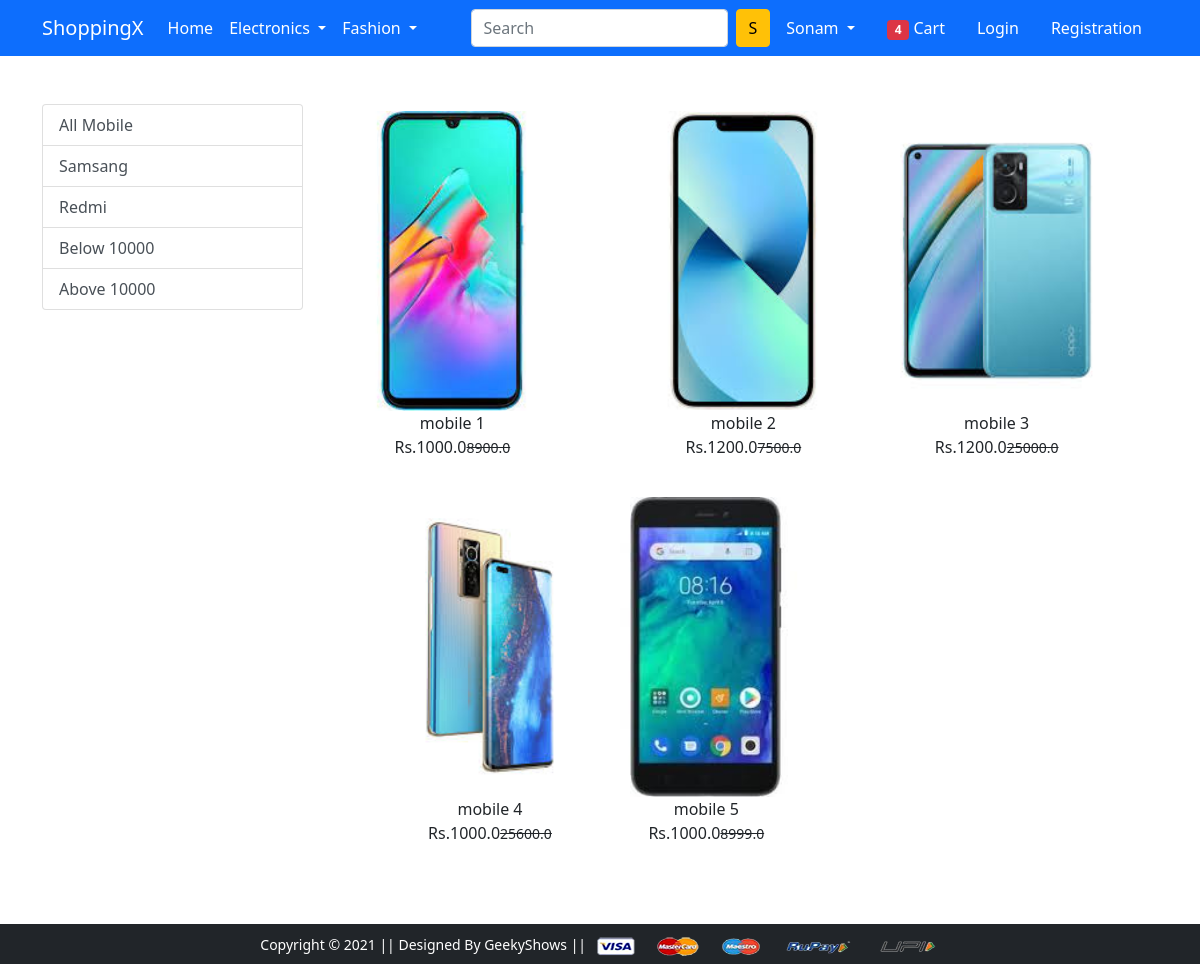
/mobile/, run on the app's committed database.
### app/models.py (models this page shows, shortened)
class Product(models.Model):
    title=models.CharField(_("title"), max_length=150)
    selling_price=models.FloatField()
    discount_price=models.FloatField()
    discription=models.TextField(_("discription"))
    brand=models.CharField(_("brand"),max_length=255)
    categary=models.CharField(_("categary"),choices=categary_choices,max_length=2)
    product_image=models.ImageField(_("product_image"), upload_to='producting')

### app/views.py (the view)
# urls.py: path('mobile/', views.mobile, name='mobile'),
def mobile(request,data=None):
    if data==None:
        mobile=Product.objects.filter(categary="M")
    elif data=='samsang' or data=='redmi':
        mobile=Product.objects.filter(categary="M").filter(brand=data)
    elif data=='below':
        mobile=Product.objects.filter(categary="M").filter(selling_price__lt='10000')
    elif data =='above':
        mobile=Product.objects.filter(categary="M").filter(selling_price__gte='10000')
    return render(request, 'app/mobile.html', {'mobile':mobile})

### app/templates/app/mobile.html (shortened to what this page needs)
{% extends 'app/base.html' %}
{% load static %}
{% block main-content %}
<div class="container my-5">
 <div class="row">
  <div class="col-sm-3">
    <div class="list-group">
        <a href="{% url 'mobile' %}" class="list-group-item list-group-item-action">All Mobile</a>
        <a href="{% url 'mobiledata' 'samsang' %}" class="list-group-item list-group-item-action">Samsang</a>
        <a href="{% url 'mobiledata' 'redmi' %}" class="list-group-item list-group-item-action">Redmi</a>
        <a href="{% url 'mobiledata' 'below' %}" class="list-group-item list-group-item-action">Below 10000</a>
        <a href="{% url 'mobiledata' 'above' %}" class="list-group-item list-group-item-action">Above 10000</a>
      </div>
  </div>
  <div class="col-sm-8">
    <div class="row">
        {%for product in mobile %}
    <div class="col-sm-4 text-center mb-4" >
        <a href ="{% url 'product-detail' product.id %}" class="btn">
            <div class=item>
                <img src="{{product.product_image.url}}" alt="" height="300" class="">
                <div class="fb-bold">{{product.title}}</div>
                <div class="fb-bold">Rs.{{product.discount_price}}<small class="fw-light text-decoration-line-through">{{product.selling_price}}</small></div>
            </div>
        </a>
    </div>
    {%endfor%}
   </div>
  </div>
 </div>
</div>
{% endblock main-content %}

### app/templates/app/base.html (shortened to what this page needs)
<!doctype html>
{% load static %}
<html lang="en">
  <head>
    <link href="https://cdn.jsdelivr.net/npm/bootstrap@5.0.0-beta1/dist/css/bootstrap.min.css" rel="stylesheet">
    <link rel="stylesheet" href="{% static 'app/css/owl.carousel.min.css' %}">
    <link rel="stylesheet" href="{% static 'app/css/all.min.css' %}">
    <link rel="stylesheet" href="{% static 'app/css/style.css' %}">
  </head>
  <body>
    <nav class="navbar navbar-expand-lg navbar-dark bg-primary">
     <div class="container">
       <a class="navbar-brand" href="/">ShoppingX</a>
       <div class="collapse navbar-collapse" id="navbarSupportedContent">
         <ul class="navbar-nav me-auto mb-2 mb-lg-0">
           <li class="nav-item">
             <a class="nav-link active" aria-current="page" href="/">Home</a>
           </li>
           <li class="nav-item dropdown">
             <a class="nav-link dropdown-toggle text-white" href="#" id="electronicsDropdown" role="button" data-bs-toggle="dropdown" aria-expanded="false">
               Electronics
             </a>
           </li>
           <li class="nav-item dropdown">
             <a class="nav-link dropdown-toggle text-white" href="#" id="fashionDropdown" role="button" data-bs-toggle="dropdown" aria-expanded="false">
               Fashion
             </a>
           </li>
         </ul>
         <form class="d-flex">
           <input class="form-control me-2" type="search" placeholder="Search" aria-label="Search">
           <button class="btn btn-warning" type="submit">S</button>
         </form>
         <div>
          <ul class="navbar-nav me-auto mb-2 mb-lg-0">
           <li class="nav-item dropdown mx-2">
              <a class="nav-link dropdown-toggle text-white" href="#" id="profileDropdown" role="button" data-bs-toggle="dropdown" aria-expanded="false">
                Sonam
              </a>
            </li>
            <li class="nav-item mx-2">
             <a href="{% url 'add-to-cart' %}" class="nav-link text-white"><span class="badge bg-danger">4</span> Cart </a>
            </li>
            <li class="nav-item mx-2">
             <a href="{% url 'login' %}" class="nav-link text-white">Login</a>
            </li>
            <li class="nav-item mx-2">
             <a href="{% url 'customerregistration' %}" class="nav-link text-white">Registration</a>
            </li>
          </ul>
         </div>
       </div>
     </div>
    </nav>
    {% block main-content %} {% endblock main-content %}
    <footer class="container-fluid bg-dark text-center p-2 mt-5">
        <small class="text-white">Copyright &copy; 2021 || Designed By GeekyShows || </small>
        <img src="{% static 'app/images/payment.png' %}" alt="" srcset="" class="img-fluid" height="2px">
    </footer>
  </body>
</html>

### data on the page
Product: product_image (picture), title "mobile 1", discount_price "1000.0", selling_price "8900.0"
Product: product_image (picture), title "mobile 2", discount_price "1200.0", selling_price "7500.0"
Product: product_image (picture), title "mobile 3", discount_price "1200.0", selling_price "25000.0"
Product: product_image (picture), title "mobile 4", discount_price "1000.0", selling_price "25600.0"
Product: product_image (picture), title "mobile 5", discount_price "1000.0", selling_price "8999.0"
